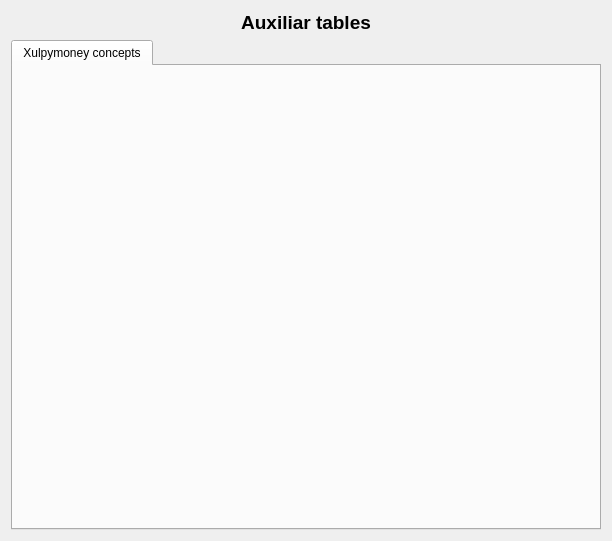
<?xml version="1.0" encoding="UTF-8"?>
<ui version="4.0">
 <class>frmAuxiliarTables</class>
 <widget class="QDialog" name="frmAuxiliarTables">
  <property name="geometry">
   <rect>
    <x>0</x>
    <y>0</y>
    <width>612</width>
    <height>541</height>
   </rect>
  </property>
  <property name="windowTitle">
   <string>Auxiliar tables</string>
  </property>
  <property name="windowIcon">
   <iconset resource="../images/xulpymoney.qrc">
    <normaloff>:/xulpymoney/configure.png</normaloff>:/xulpymoney/configure.png</iconset>
  </property>
  <layout class="QHBoxLayout" name="horizontalLayout">
   <item>
    <layout class="QVBoxLayout" name="verticalLayout">
     <item>
      <widget class="QLabel" name="label">
       <property name="font">
        <font>
         <pointsize>14</pointsize>
         <weight>75</weight>
         <bold>true</bold>
        </font>
       </property>
       <property name="text">
        <string>Auxiliar tables</string>
       </property>
       <property name="alignment">
        <set>Qt::AlignCenter</set>
       </property>
      </widget>
     </item>
     <item>
      <widget class="QTabWidget" name="tabWidget">
       <property name="currentIndex">
        <number>0</number>
       </property>
       <widget class="QWidget" name="tabConceptos">
        <attribute name="title">
         <string>Xulpymoney concepts</string>
        </attribute>
        <layout class="QHBoxLayout" name="horizontalLayout_2">
         <item>
          <layout class="QVBoxLayout" name="verticalLayout_2">
           <item>
            <widget class="mqtwObjects" name="mqtwConcepts" native="true"/>
           </item>
          </layout>
         </item>
        </layout>
       </widget>
      </widget>
     </item>
    </layout>
   </item>
  </layout>
  <action name="actionExpensesAdd">
   <property name="icon">
    <iconset resource="../images/xulpymoney.qrc">
     <normaloff>:/xulpymoney/add.png</normaloff>:/xulpymoney/add.png</iconset>
   </property>
   <property name="text">
    <string>Add a expense concept</string>
   </property>
   <property name="toolTip">
    <string>Add a expense concept</string>
   </property>
  </action>
  <action name="actionConceptDelete">
   <property name="icon">
    <iconset resource="../images/xulpymoney.qrc">
     <normaloff>:/xulpymoney/eventdelete.png</normaloff>:/xulpymoney/eventdelete.png</iconset>
   </property>
   <property name="text">
    <string>Delete concept</string>
   </property>
   <property name="toolTip">
    <string>Delete concept</string>
   </property>
  </action>
  <action name="actionIncomesAdd">
   <property name="icon">
    <iconset resource="../images/xulpymoney.qrc">
     <normaloff>:/xulpymoney/add.png</normaloff>:/xulpymoney/add.png</iconset>
   </property>
   <property name="text">
    <string>Add an income concept</string>
   </property>
   <property name="toolTip">
    <string>Add an income concept</string>
   </property>
  </action>
  <action name="actionChangeName">
   <property name="icon">
    <iconset resource="../images/xulpymoney.qrc">
     <normaloff>:/xulpymoney/editar.png</normaloff>:/xulpymoney/editar.png</iconset>
   </property>
   <property name="text">
    <string>Change name</string>
   </property>
   <property name="toolTip">
    <string>Change name</string>
   </property>
  </action>
 </widget>
 <customwidgets>
  <customwidget>
   <class>mqtwObjects</class>
   <extends>QWidget</extends>
   <header location="global">myqtablewidget</header>
   <container>1</container>
  </customwidget>
 </customwidgets>
 <resources>
  <include location="../images/xulpymoney.qrc"/>
 </resources>
 <connections/>
</ui>
